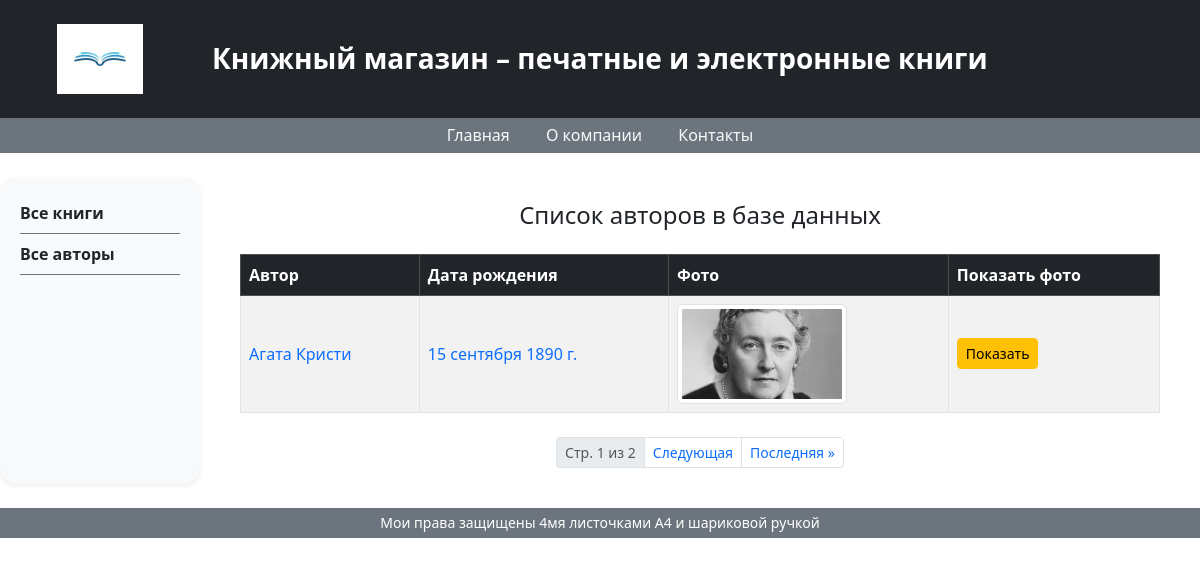
Screenshot of /authors/ with the database file from the repository.
### catalog/models.py (models this page shows, shortened)
class Author(models.Model):
    first_name = models.CharField(max_length=100,
                                  help_text='Введите имя автора',
                                  verbose_name='Имя автора')
    last_name = models.CharField(max_length=100,
                                  help_text='Введите фамилию автора',
                                  verbose_name='Фамилия автора')
    date_of_birth = models.DateField(help_text='Введите дату рождения',
                                     verbose_name='Дата рождения',
                                     null=True, blank=True)
    about = models.TextField(help_text='Введите сведения об авторе',
                             verbose_name='Сведения об авторе')
    photo = models.ImageField(upload_to='images',
                              help_text='Введите фото автора',
                              verbose_name='Фото автора',
                              null=True, blank=True)

### catalog/views.py (the view)
# urls.py: path('authors/', views.AuthorListView.as_view(), name='authors'),
class AuthorListView(ListView):
    model = Author
    context_object_name = 'authors'
    paginate_by = 1

### catalog/templates/catalog/author_list.html
{% extends "catalog/base.html" %}
{% block content %}
<div class="container my-4">
  <div class="row text-center text-dark lh-2 mb-3">
    <h4>Список авторов в базе данных</h4>
  </div>
  {% if authors %}
  <table class="table table-striped table-bordered align-middle">
    <thead class="table-dark">
      <tr>
        <th scope="col">Автор</th>
        <th scope="col">Дата рождения</th>
        <th scope="col">Фото</th>
        <th scope="col">Показать фото</th>
      </tr>
    </thead>
    <tbody>
      {% for author in authors %}
      <tr>
        <td><a href="{{ author.id }}/" class="text-decoration-none">{{ author.first_name }} {{ author.last_name }}</a></td>
        <td><a href="{{ author.id }}/" class="text-decoration-none">{{ author.date_of_birth }}</a></td>
        <td><img src="{{ author.photo.url }}" alt="Фото автора" style="max-height:100px;" class="img-thumbnail"></td>
        <td><a href="{{ author.photo.url }}" class="btn btn-warning btn-sm" target="_blank">Показать</a></td>
      </tr>
      {% endfor %}
    </tbody>
  </table>
  {% else %}
  <p class="text-muted fst-italic text-center">База данных пуста</p>
  {% endif %}
</div>
{% endblock %}

### rows the page displays
Author: first_name "Агата", last_name "Кристи", date_of_birth "15 сентября 1890 г.", photo (picture)

### other values shown
{{ page_obj.number }} "1"
{{ page_obj.paginator.num_pages }} "2"
